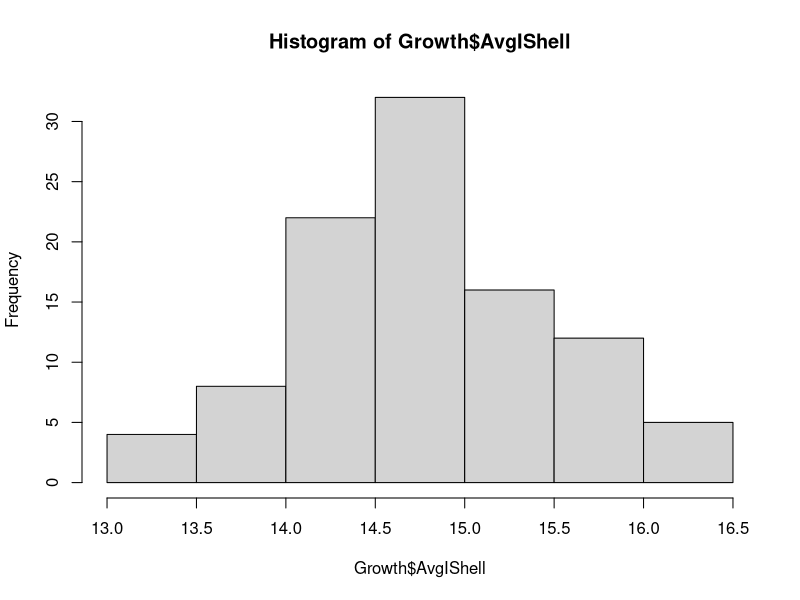
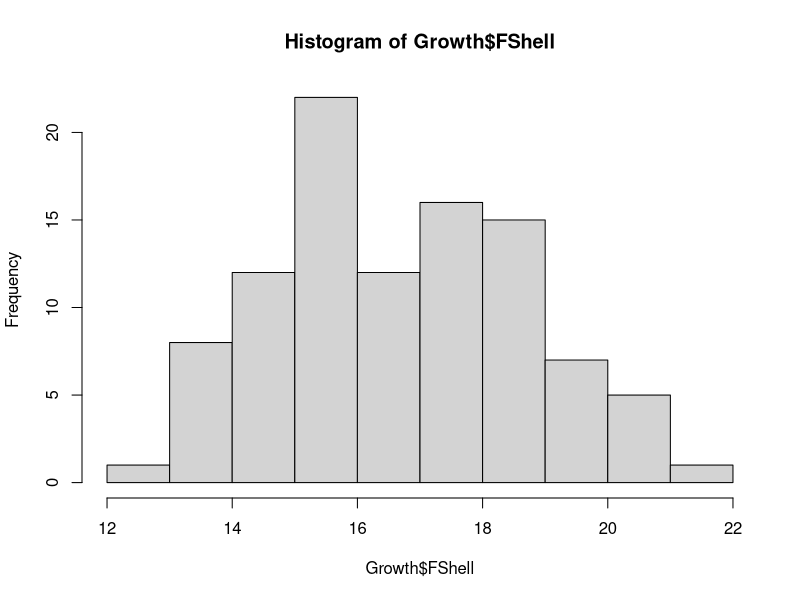

Here is the R script that generated these plots, in order:
# Assess growth, survival 

# Import growth data 
Growth <- read.csv("data/GeoduckGrowth.csv", header=TRUE, stringsAsFactors = T, na.strings = "NA")
Growth$Growth <- Growth$FShell - Growth$AvgIShell

# Get growth summary stats
mean(Growth$AvgIShell) #Mean shell length prior to deployment
sd(Growth$AvgIShell) #SD shell length prior to deployment
mean(Growth$FShell) #Mean shell length at retrieval
sd(Growth$FShell) #SD shell length at retrieval

# Check out if growth significantly differed between habitat, site, and both
par(mfrow=c(1,1))
hist(Growth$AvgIShell) #normal dist? 
hist(Growth$FShell) #normal dist? 

summary(lm(Growth ~ Both-1, data=Growth)) #mean growth for each location 
anova(lm(Growth ~ Bay/Habitat, data=Growth)) #no growth differences between habitats within bays, so now look at all combination of bays 
anova(lm(Growth ~ Bay, data=Growth)) # yes, growth differences between bays. 

# See which bays had diff. growth. Pull t-value and p-values from summary() with various Bay as the reference factors 
Growth$Bay<-relevel(Growth$Bay, ref = "CI")
summary(lm(Growth ~ Bay, data=Growth))

Growth$Bay<-relevel(Growth$Bay, ref = "FB")
summary(lm(Growth ~ Bay, data=Growth))

Growth$Bay<-relevel(Growth$Bay, ref = "PG")
summary(lm(Growth ~ Bay, data=Growth))

# Growth comparisons between Bays - no diff. within southern, and within northern bays
# Estimate    Std. Error    t value     Pr(>|t|)    
# CI-FB         3.0585     0.5022   6.091 2.38e-08 ***
# CI-PG         3.2551     0.4980   6.536 3.13e-09 ***
# CI-WB         1.0952     0.4870   2.249   0.0268 *  
# FB-PG         0.1966     0.4622   0.425    0.672    
# FB-WB        -1.9634     0.4503  -4.360 3.29e-05 ***
# PG-WB        -2.1599     0.4456  -4.847 4.88e-06 ***

# How significant was the growth by region? 
anova(lm(Growth ~ Region, data=Growth)) 

# Survival statistics
Survival <- read.csv("data/Geoduck-Survival.csv", header=TRUE, stringsAsFactors = TRUE)
chisq.test(table(Survival$Survival, Survival$Both)) #not significant  
chisq.test(table(Survival$Survival, Survival$Bay)) #not significant  
chisq.test(table(Survival$Survival, Survival$Region)) #not significant  
anova(lm(Survival ~ Region/Bay/Both, data=Survival)) #No difference in survival between site or habitat

